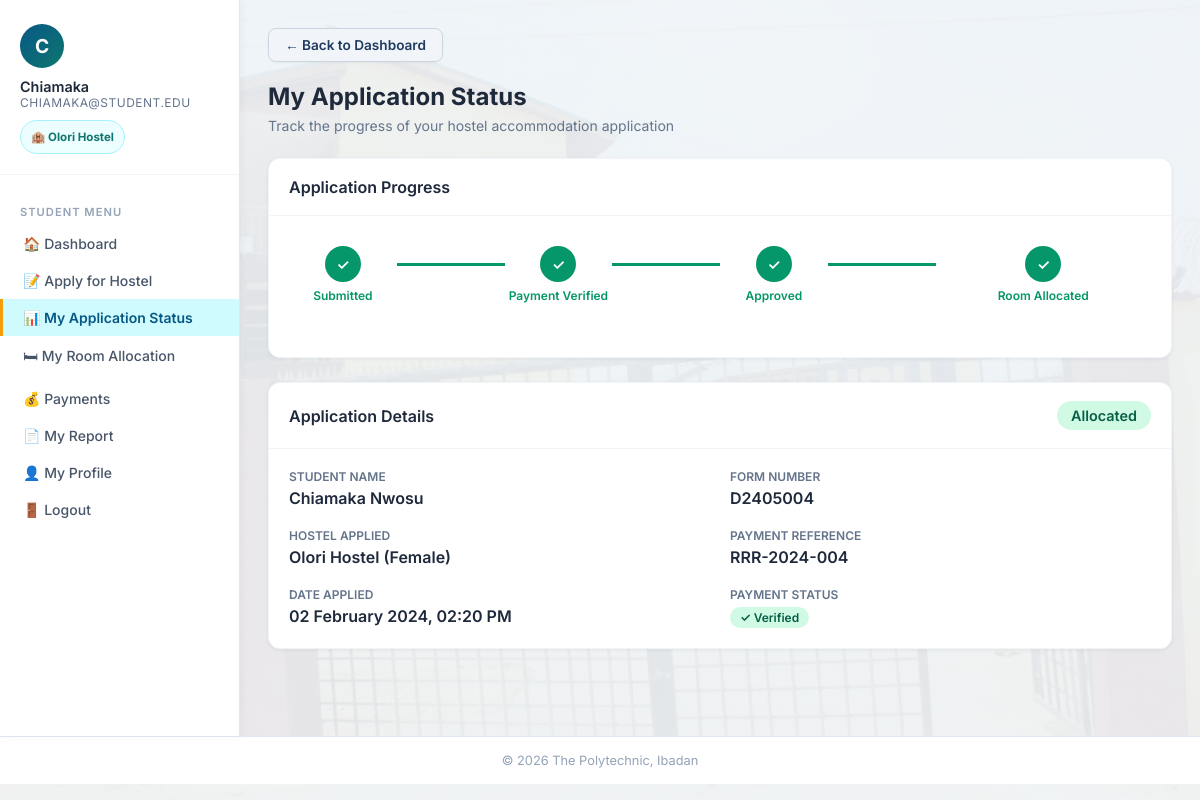
The app's page /student/status.php (signed in) with its own data.
### tables this page shows
CREATE TABLE students (
    student_id INT AUTO_INCREMENT PRIMARY KEY,
    matric_no VARCHAR(13) NULL UNIQUE,
    form_no VARCHAR(30) NULL UNIQUE,
    full_name VARCHAR(200) NOT NULL,
    department VARCHAR(150) NOT NULL,
    level VARCHAR(20) NOT NULL,
    gender ENUM('Male','Female') NOT NULL,
    phone VARCHAR(20) NOT NULL,
    email VARCHAR(150) NOT NULL UNIQUE,
    password VARCHAR(255) NOT NULL,
    created_at DATETIME DEFAULT CURRENT_TIMESTAMP
);

CREATE TABLE allocations (
    allocation_id INT AUTO_INCREMENT PRIMARY KEY,
    student_id INT NOT NULL,
    room_id INT NOT NULL,
    bunk_number VARCHAR(10) NULL,
    allocation_date DATETIME DEFAULT CURRENT_TIMESTAMP,
    status ENUM('Active','Vacated') NOT NULL DEFAULT 'Active',
    FOREIGN KEY (student_id) REFERENCES students(student_id) ON DELETE CASCADE,
    FOREIGN KEY (room_id) REFERENCES rooms(room_id) ON DELETE CASCADE,
    INDEX idx_alloc_room_status (room_id,status),
    INDEX idx_alloc_student_status (student_id,status)
);

CREATE TABLE hostels (
    hostel_id INT AUTO_INCREMENT PRIMARY KEY,
    hostel_name VARCHAR(150) NOT NULL UNIQUE,
    hostel_type ENUM('Male','Female') NOT NULL,
    total_rooms INT NOT NULL DEFAULT 0,
    created_at DATETIME DEFAULT CURRENT_TIMESTAMP
);

CREATE TABLE applications (
    app_id INT AUTO_INCREMENT PRIMARY KEY,
    student_id INT NOT NULL,
    hostel_id INT NOT NULL,
    preferred_room_id INT NULL,
    preferred_bunk VARCHAR(10) NULL,
    payment_ref VARCHAR(100) NULL,
    status ENUM('Pending','Approved','Rejected','Allocated') NOT NULL DEFAULT 'Pending',
    rejection_reason TEXT NULL,
    applied_at DATETIME DEFAULT CURRENT_TIMESTAMP,
    FOREIGN KEY (student_id) REFERENCES students(student_id) ON DELETE CASCADE,
    FOREIGN KEY (hostel_id) REFERENCES hostels(hostel_id) ON DELETE CASCADE,
    FOREIGN KEY (preferred_room_id) REFERENCES rooms(room_id) ON DELETE SET NULL,
    UNIQUE KEY uq_application_student (student_id),
    INDEX idx_app_hostel_status (hostel_id,status),
    INDEX idx_app_student (student_id)
);

### student/status.php (the view, shortened to what this page needs)
<?php
require_once '../includes/db.php';
$sid = $_SESSION['student_id'];
$student = $pdo->prepare("SELECT * FROM students WHERE student_id=?");
$student->execute([$sid]);
$student = $student->fetch();
$application = $pdo->prepare("SELECT a.*, h.hostel_name, h.hostel_type FROM applications a JOIN hostels h ON a.hostel_id=h.hostel_id WHERE a.student_id=? ORDER BY a.applied_at DESC LIMIT 1");
$application->execute([$sid]);
$application = $application->fetch();
$payment = $pdo->prepare("SELECT * FROM payments WHERE student_id=? ORDER BY payment_date DESC LIMIT 1");
$payment->execute([$sid]);
$payment = $payment->fetch();
?>
<!DOCTYPE html>
<html lang="en">
<head>
<link rel="stylesheet" href="../css/style.css?v=6">
</head>
<body>
<div class="wrapper">
<?php $current_page = 'status'; require_once '../includes/student_sidebar.php'; ?>
<main class="main">
    <a href="dashboard.php" class="back-btn">&larr; Back to Dashboard</a>
    <div class="page-title">My Application Status</div>
    <div class="page-subtitle">Track the progress of your hostel accommodation application</div>
    <?php if (!$application): ?>
    <div class="alert alert-info">
        You have not submitted a hostel application yet. <a href="apply.php"><strong>Apply Now &rarr;</strong></a>
    </div>
    <?php else: ?>
    <div class="card" style="margin-bottom:24px;">
        <div class="card-header"><h3>Application Progress</h3></div>
        <div class="card-body">
            <?php
            $steps = ['Submitted','Payment Verified','Approved','Room Allocated'];
            $current = 0;
            if ($payment && $payment['verified'] === 'Yes') $current = 2;
            if ($application['status'] === 'Allocated') $current = 4;
            ?>
            <?php if ($application['status'] === 'Rejected'): ?>
            <div class="alert alert-error">
                ❌ Your application has been <strong>rejected</strong>.
                <?php if (!empty($application['rejection_reason'])): ?>
                    <div style="margin-top:8px;"><strong>Reason:</strong> <?= htmlspecialchars($application['rejection_reason']) ?></div>
                <?php else: ?>
                    Please visit the hostel management office for more information.
                <?php endif; ?>
            </div>
            <?php else: ?>
            <div style="display:flex;align-items:center;gap:0;margin-bottom:24px;overflow-x:auto;padding:10px 0;">
                <?php foreach ($steps as $i => $step): ?>
                <div style="display:flex;align-items:center;flex:1;min-width:120px;">
                    <div style="display:flex;flex-direction:column;align-items:center;flex:1;">
                        <div style="width:36px;height:36px;border-radius:50%;display:flex;align-items:center;justify-content:center;font-weight:700;font-size:0.9rem;
                            background:<?= ($i+1)<=$current ? '#059669' : '#e2e8f0' ?>;
                            color:<?= ($i+1)<=$current ? 'white' : '#94a3b8' ?>;">
                            <?= ($i+1)<=$current ? '✓' : ($i+1) ?>
                        </div>
                        <div style="font-size:0.75rem;margin-top:6px;text-align:center;color:<?= ($i+1)<=$current ? '#059669' : '#94a3b8' ?>;font-weight:<?= ($i+1)<=$current ? '600' : '400' ?>;">
                            <?= $step ?>
                        </div>
                    </div>
                    <?php if ($i < count($steps)-1): ?>
                    <div style="height:3px;flex:1;background:<?= ($i+2)<=$current ? '#059669' : '#e2e8f0' ?>;margin-bottom:20px;"></div>
                    <?php endif; ?>
                </div>
                <?php endforeach; ?>
            </div>
            <?php endif; ?>
        </div>
    </div>
    <div class="card">
        <div class="card-header">
            <h3>Application Details</h3>
            <span class="badge <?= match($application['status']) {
                'Approved','Allocated' => 'badge-success',
                'Rejected' => 'badge-danger',
                default => 'badge-warning'
            } ?>" style="font-size:0.9rem;padding:6px 14px;"><?= $application['status'] ?></span>
        </div>
        <div class="card-body">
            <div style="display:grid;grid-template-columns:1fr 1fr;gap:20px;">
                <div>
                    <div style="font-size:0.75rem;color:#64748b;text-transform:uppercase;font-weight:600;margin-bottom:4px;">Student Name</div>
                    <div style="font-weight:600;"><?= htmlspecialchars($student['full_name']) ?></div>
                </div>
                <div>
                    <div style="font-size:0.75rem;color:#64748b;text-transform:uppercase;font-weight:600;margin-bottom:4px;">Form Number</div>
                    <div style="font-weight:600;"><?= htmlspecialchars($student['form_no']) ?></div>
                </div>
                <div>
                    <div style="font-size:0.75rem;color:#64748b;text-transform:uppercase;font-weight:600;margin-bottom:4px;">Hostel Applied</div>
                    <div style="font-weight:600;"><?= htmlspecialchars($application['hostel_name']) ?> (<?= $application['hostel_type'] ?>)</div>
                </div>
                <div>
                    <div style="font-size:0.75rem;color:#64748b;text-transform:uppercase;font-weight:600;margin-bottom:4px;">Payment Reference</div>
                    <div style="font-weight:600;"><?= htmlspecialchars($application['payment_ref'] ?? 'N/A') ?></div>
                </div>
                <div>
                    <div style="font-size:0.75rem;color:#64748b;text-transform:uppercase;font-weight:600;margin-bottom:4px;">Date Applied</div>
                    <div style="font-weight:600;"><?= date('d F Y, h:i A', strtotime($application['applied_at'])) ?></div>
                </div>
                <div>
                    <div style="font-size:0.75rem;color:#64748b;text-transform:uppercase;font-weight:600;margin-bottom:4px;">Payment Status</div>
                    <div>
                        <span class="badge <?= ($payment && $payment['verified']==='Yes') ? 'badge-success' : 'badge-warning' ?>">
                            <?= ($payment && $payment['verified']==='Yes') ? '✓ Verified' : 'Awaiting Verification' ?>
                        </span>
                    </div>
                </div>
            </div>
        </div>
    </div>
    <?php endif; ?>
</main>
</div>
<div class="footer">&copy; <?= date('Y') ?> The Polytechnic, Ibadan</div>
</body>
</html>

### includes/student_sidebar.php
<?php
if (!isset($allocation) && isset($pdo, $_SESSION['student_id'])) {
    try {
        $allocStmt = $pdo->prepare("SELECT al.*, r.room_number, h.hostel_name, h.hostel_type
            FROM allocations al
            JOIN rooms r ON al.room_id=r.room_id
            JOIN hostels h ON r.hostel_id=h.hostel_id
            WHERE al.student_id=? AND al.status='Active' LIMIT 1");
        $allocStmt->execute([(int)$_SESSION['student_id']]);
        $allocation = $allocStmt->fetch();
    } catch (Exception $e) {
        $allocation = null;
    }
}
$active_page = $current_page ?? 'dashboard';
$student_name = $student['full_name'] ?? 'Student';
$first_name = explode(' ', trim($student_name))[0];
$student_id_label = !empty($student['email']) ? $student['email'] : (!empty($student['form_no']) ? $student['form_no'] : ($student['matric_no'] ?? ''));
$student_photo = $student['profile_photo'] ?? '';
?>
<aside class="sidebar no-print">
    <div class="user-info">
        <div class="avatar">
            <?php if (!empty($student_photo)): ?>
                <img src="../<?= htmlspecialchars($student_photo) ?>" alt="Student photograph" style="width:100%;height:100%;object-fit:cover;border-radius:50%;">
            <?php else: ?>
                <?= htmlspecialchars(strtoupper(substr($student_name, 0, 1))) ?>
            <?php endif; ?>
        </div>
        <div class="name"><?= htmlspecialchars($first_name) ?></div>
        <div class="role"><?= htmlspecialchars($student_id_label) ?></div>
        <div class="hostel-badge">
            <?php if (!empty($allocation['hostel_name'])): ?>
                🏨 <?= htmlspecialchars($allocation['hostel_name']) ?>
            <?php else: ?>
                🏨 Hostel not assigned
            <?php endif; ?>
        </div>
    </div>
    <nav class="sidebar-nav">
        <div class="nav-section">Student Menu</div>
        <a href="dashboard.php" class="<?= $active_page === 'dashboard' ? 'active' : '' ?>">🏠 Dashboard</a>
        <a href="apply.php" class="<?= $active_page === 'apply' ? 'active' : '' ?>">📝 Apply for Hostel</a>
        <a href="status.php" class="<?= $active_page === 'status' ? 'active' : '' ?>">📊 My Application Status</a>
        <a href="allocation.php" class="<?= $active_page === 'allocation' ? 'active' : '' ?>">🛏 My Room Allocation</a>
        <a href="payments.php" class="<?= $active_page === 'payments' ? 'active' : '' ?>">💰 Payments</a>
        <a href="reports.php" class="<?= $active_page === 'reports' ? 'active' : '' ?>">📄 My Report</a>
        <a href="profile.php" class="<?= $active_page === 'profile' ? 'active' : '' ?>">👤 My Profile</a>
        <a href="logout.php">🚪 Logout</a>
    </nav>
</aside>

### css/style.css (style rules this page uses)
* { margin: 0; padding: 0; box-sizing: border-box; }
body { font-family: 'Inter', sans-serif; background-image: linear-gradient(rgba(240,244,248,0.93), rgba(240,244,248,0.93)), url('../assets/olorihostel.jpg'); background-position: center; background-size: cover; background-attachment: fixed; color: #1e293b; min-height: 100vh; }
.back-btn { display: inline-flex; align-items: center; gap: 8px; background: #ffffff; border: 1.5px solid #cbd5e1; color: #1e293b; font-size: 0.825rem; font-weight: 600; padding: 7px 14px; border-radius: 8px; text-decoration: none; margin-bottom: 18px; box-shadow: 0 1px 3px rgba(0,0,0,0.04); transition: all 0.2s; cursor: pointer; }
.wrapper { display: flex; min-height: calc(100vh - 64px); }
.sidebar { width: 240px; background: white; border-right: 1px solid #e2e8f0; padding: 24px 0; flex-shrink: 0; box-shadow: 2px 0 8px rgba(0,0,0,0.04); }
.sidebar .user-info { padding: 0 20px 20px; border-bottom: 1px solid #f1f5f9; margin-bottom: 16px; }
.sidebar .user-info .avatar { width: 44px; height: 44px; background: linear-gradient(135deg, #075985 0%, #0f766e 100%); border-radius: 50%; display: flex; align-items: center; justify-content: center; color: white; font-size: 1.2rem; font-weight: 700; margin-bottom: 10px; }
.sidebar .user-info .name { font-size: 0.9rem; font-weight: 600; color: #1e293b; }
.sidebar .user-info .role { font-size: 0.75rem; color: #64748b; text-transform: uppercase; letter-spacing: 0.5px; }
.sidebar .user-info .hostel-badge { margin-top: 10px; padding: 8px 10px; border-radius: 999px; background: #ecfeff; border: 1px solid #a5f3fc; color: #0f766e; font-size: 0.72rem; font-weight: 700; line-height: 1.4; display: inline-block; }
.sidebar-nav a { display: flex; align-items: center; gap: 10px; padding: 10px 20px; color: #475569; text-decoration: none; font-size: 0.875rem; font-weight: 500; transition: all 0.2s; border-left: 3px solid transparent; }
.sidebar-nav a.active { background: #cffafe; color: #075985; border-left-color: #f59e0b; font-weight: 600; }
.sidebar-nav .nav-section { font-size: 0.7rem; text-transform: uppercase; letter-spacing: 1px; color: #94a3b8; padding: 14px 20px 6px; font-weight: 600; }
.main { flex: 1; padding: 28px; overflow-x: hidden; }
.page-title { font-size: 1.5rem; font-weight: 700; color: #1e293b; margin-bottom: 6px; }
.page-subtitle { font-size: 0.875rem; color: #64748b; margin-bottom: 24px; }
.card { background: white; border-radius: 12px; box-shadow: 0 1px 4px rgba(0,0,0,0.06); border: 1px solid #f1f5f9; overflow: hidden; margin-bottom: 24px; }
.card-header { padding: 18px 20px; border-bottom: 1px solid #f1f5f9; display: flex; align-items: center; justify-content: space-between; }
.card-header h3 { font-size: 1rem; font-weight: 600; color: #1e293b; }
.card-body { padding: 20px; }
.badge { display: inline-block; padding: 3px 10px; border-radius: 20px; font-size: 0.75rem; font-weight: 600; }
.badge-success { background: #d1fae5; color: #065f46; }
.back-btn { display: inline-flex; align-items: center; gap: 8px; padding: 8px 16px; margin-bottom: 20px; background: #f1f5f9; color: #1e3a5f; font-size: 0.85rem; font-weight: 600; text-decoration: none; border-radius: 8px; border: 1px solid #cbd5e1; transition: all 0.2s ease; cursor: pointer; }
.footer { background: white; border-top: 1px solid #e2e8f0; padding: 16px 28px; text-align: center; font-size: 0.8rem; color: #94a3b8; }

### records on screen
students: full_name "C", full_name "Chiamaka", email "CHIAMAKA@STUDENT.EDU", full_name "Chiamaka Nwosu", form_no "D2405004"
allocations: hostels.hostel_name "Olori Hostel"
applications: status "Allocated", hostel.hostel_name "Olori Hostel", hostel.hostel_type "Female", payment_ref "RRR-2024-004", applied_at "02 February 2024, 02:20 PM"

### other values on screen
$step "Submitted"
$step "Payment Verified"
$step "Approved"
$step "Room Allocated"
